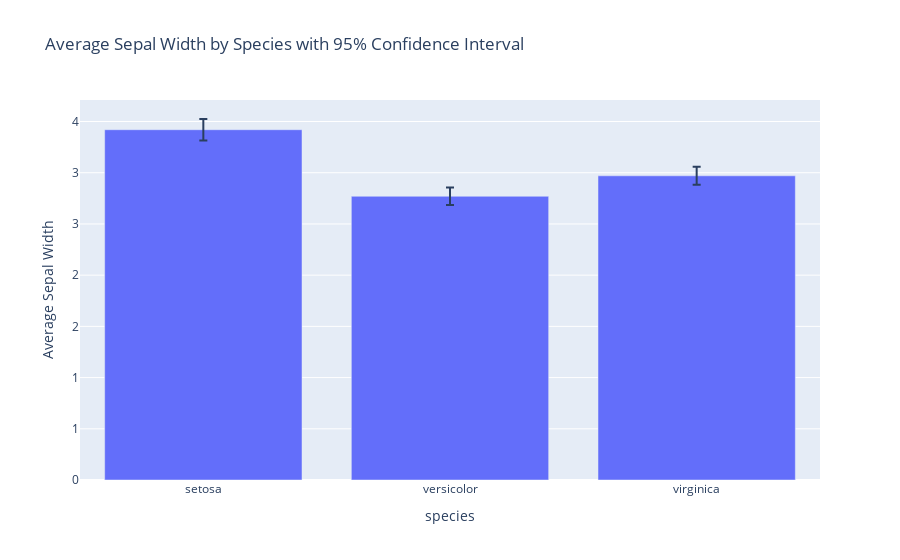
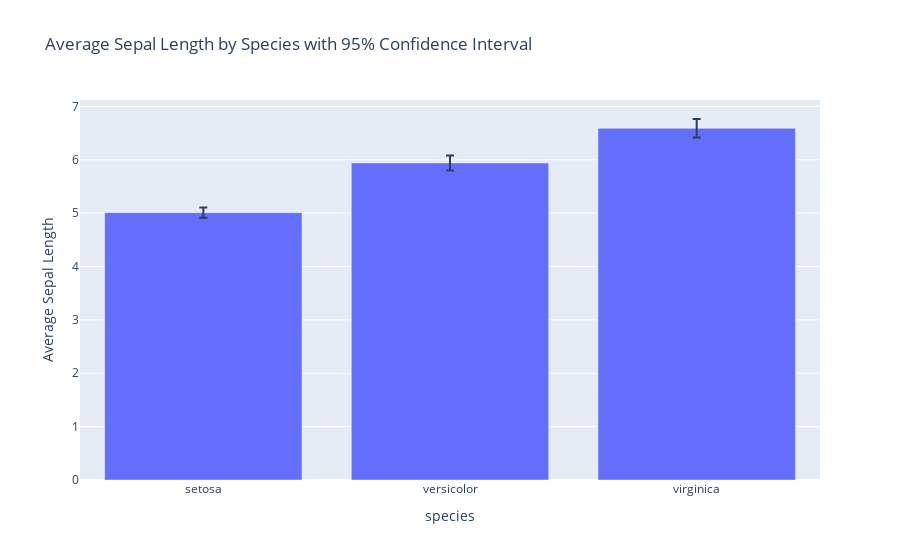

These figures' notebook cell, in order:
### Code cell
### Let fix Iris Dataset
%reset -f 
# ! pip install --upgrade kaleido
import plotly.express as px
import plotly.graph_objects as go
import pandas
import numpy as np

# Load the Iris dataset
Iris_Data = px.data.iris()

# Group by species and calculate the mean and standard error of sepal_width
Iris_group = Iris_Data.groupby('species').agg(
    mean_sepal_width=('sepal_width', 'mean'),
    se_sepal_width=('sepal_width', lambda x: np.std(x) / np.sqrt(len(x)))
).reset_index()

# Calculate the 95% confidence interval
Iris_group['ci_sepal_width'] = 1.96 * Iris_group['se_sepal_width']

Iris_group['mean_sepal_width'] = Iris_group['mean_sepal_width'].apply(lambda x: round(x, 2))

# Create a bar chart with error bars
fig = px.bar(
    Iris_group,
    x='species',
    y='mean_sepal_width',
    error_y='ci_sepal_width',
    title='Average Sepal Width by Species with 95% Confidence Interval',
    labels={'mean_sepal_width': 'Average Sepal Width'}
)

# Format the y-axis to have two decimal places
fig.update_layout(
    yaxis=dict(
        tickformat=".0f"
    )
)
fig.show()

# Group by species and calculate the mean and standard error of sepal_length
Iris_group = Iris_Data.groupby('species').agg(
    mean_sepal_length=('sepal_length', 'mean'),
    se_sepal_length=('sepal_length', lambda x: np.std(x) / np.sqrt(len(x)))
).reset_index()

# Calculate the 95% confidence interval
Iris_group['ci_sepal_length'] = 1.96 * Iris_group['se_sepal_length']

Iris_group['mean_sepal_length'] = Iris_group['mean_sepal_length'].apply(lambda x: round(x, 2))

# Create a bar chart with error bars
fig = px.bar(
    Iris_group,
    x='species',
    y='mean_sepal_length',
    error_y='ci_sepal_length',
    title='Average Sepal Length by Species with 95% Confidence Interval',
    labels={'mean_sepal_length': 'Average Sepal Length'}
)

# Format the y-axis to have two decimal places
fig.update_layout(
    yaxis=dict(
        tickformat=".0f"
    )
)

fig.show()

### Figure 1 — Plotly figure (JSON) as saved in the notebook; plotly's stock layout.template omitted (floating-point values rounded to 4 significant figures)
{"data": [{"error_y": {"array": [0.1046, 0.08611, 0.08849]}, "hovertemplate": "species=%{x}<br>Average Sepal Width=%{y}<extra></extra>", "legendgroup": "", "marker": {"color": "#636efa", "pattern": {"shape": ""}}, "name": "", "orientation": "v", "showlegend": false, "textposition": "auto", "type": "bar", "x": ["setosa", "versicolor", "virginica"], "xaxis": "x", "y": [3.42, 2.77, 2.97], "yaxis": "y"}], "layout": {"barmode": "relative", "legend": {"tracegroupgap": 0}, "title": {"text": "Average Sepal Width by Species with 95% Confidence Interval"}, "xaxis": {"anchor": "y", "domain": [0, 1], "title": {"text": "species"}}, "yaxis": {"anchor": "x", "domain": [0, 1], "tickformat": ".0f", "title": {"text": "Average Sepal Width"}}}}

### Figure 2 — Plotly figure (JSON) as saved in the notebook; plotly's stock layout.template omitted (floating-point values rounded to 4 significant figures)
{"data": [{"error_y": {"array": [0.09672, 0.1416, 0.1745]}, "hovertemplate": "species=%{x}<br>Average Sepal Length=%{y}<extra></extra>", "legendgroup": "", "marker": {"color": "#636efa", "pattern": {"shape": ""}}, "name": "", "orientation": "v", "showlegend": false, "textposition": "auto", "type": "bar", "x": ["setosa", "versicolor", "virginica"], "xaxis": "x", "y": [5.01, 5.94, 6.59], "yaxis": "y"}], "layout": {"barmode": "relative", "legend": {"tracegroupgap": 0}, "title": {"text": "Average Sepal Length by Species with 95% Confidence Interval"}, "xaxis": {"anchor": "y", "domain": [0, 1], "title": {"text": "species"}}, "yaxis": {"anchor": "x", "domain": [0, 1], "tickformat": ".0f", "title": {"text": "Average Sepal Length"}}}}
